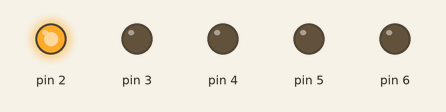
Simulated run of this sketch. Board: Arduino Uno, built with avr-gcc and run on an emulated ATmega328P. Shown: output pins drawn as LEDs (lit = HIGH).

Above: at 0.1 s.
At 0.5 s:
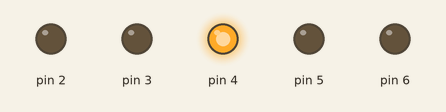
At 0.9 s:
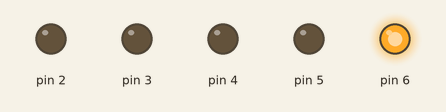
At 1.1 s:
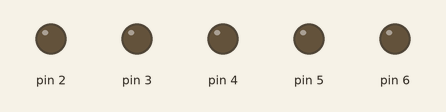
At 1.9 s:
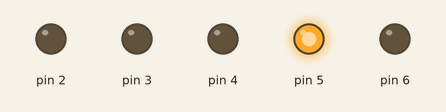
At 2.7 s:
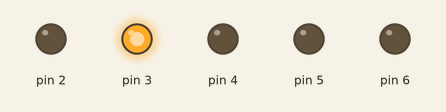
Timing chart, 0 to 3.0 s (numbered marks = the images above):
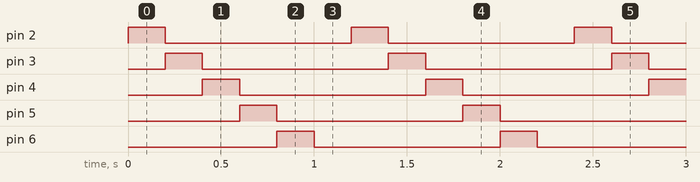

The sketch:

project1-blinkingwave.ino
```cpp
void setup() {
  // put your setup code here, to run once:
  pinMode(2, OUTPUT);
  pinMode(3, OUTPUT);
  pinMode(4, OUTPUT);
  pinMode(5, OUTPUT);
  pinMode(6, OUTPUT);

}

void loop() {
  // put your main code here, to run repeatedly:
  int interval = 200;
  digitalWrite(2, HIGH);
  delay(interval);
  digitalWrite(2, LOW);
  digitalWrite(3, HIGH);
  delay(interval);
  digitalWrite(3, LOW);
  digitalWrite(4, HIGH);
  delay(interval);
  digitalWrite(4, LOW);
  digitalWrite(5, HIGH);
  delay(interval);
  digitalWrite(5, LOW);
  digitalWrite(6, HIGH);
  delay(interval);
  digitalWrite(6, LOW);
  delay(interval);
}
```

Measured:
- by itself, pin 2–6: alternates HIGH for 0.20 s and LOW for 1.0 s
- by itself, everything shown: repeats every 1.2 s, in 6 steps
